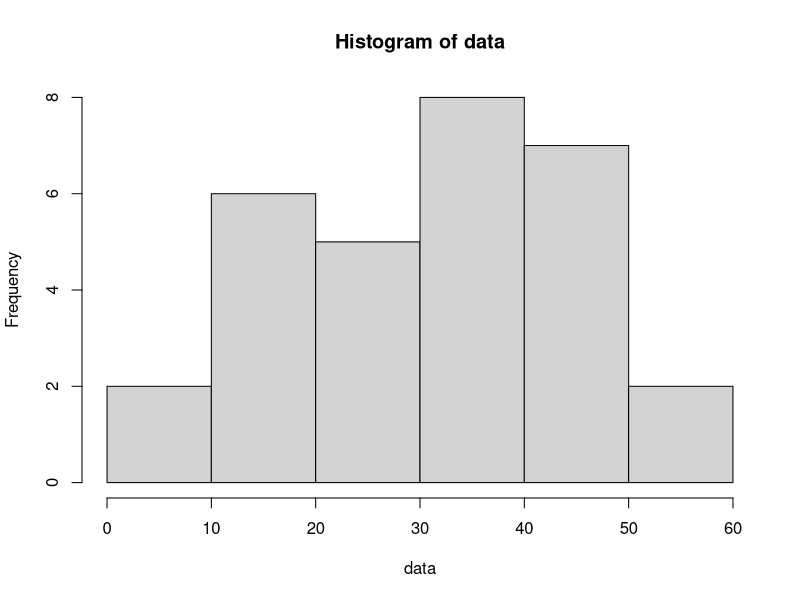
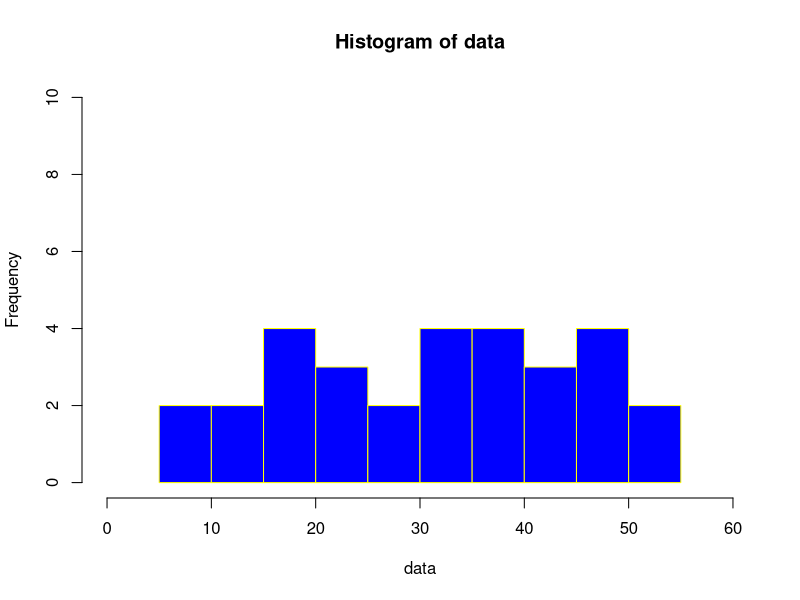

Here is the R script that generated these plots, in order:
# Histograms

# Basic Histogram
data <- sample(8:52,30)
hist(data)

# Histogram with colors
hist(data,
     col = "blue",
     border = "yellow",
     ylim = c(0,10),
     xlim = c(0,60),
     breaks = 12) # Breaks is used for width of the bars

